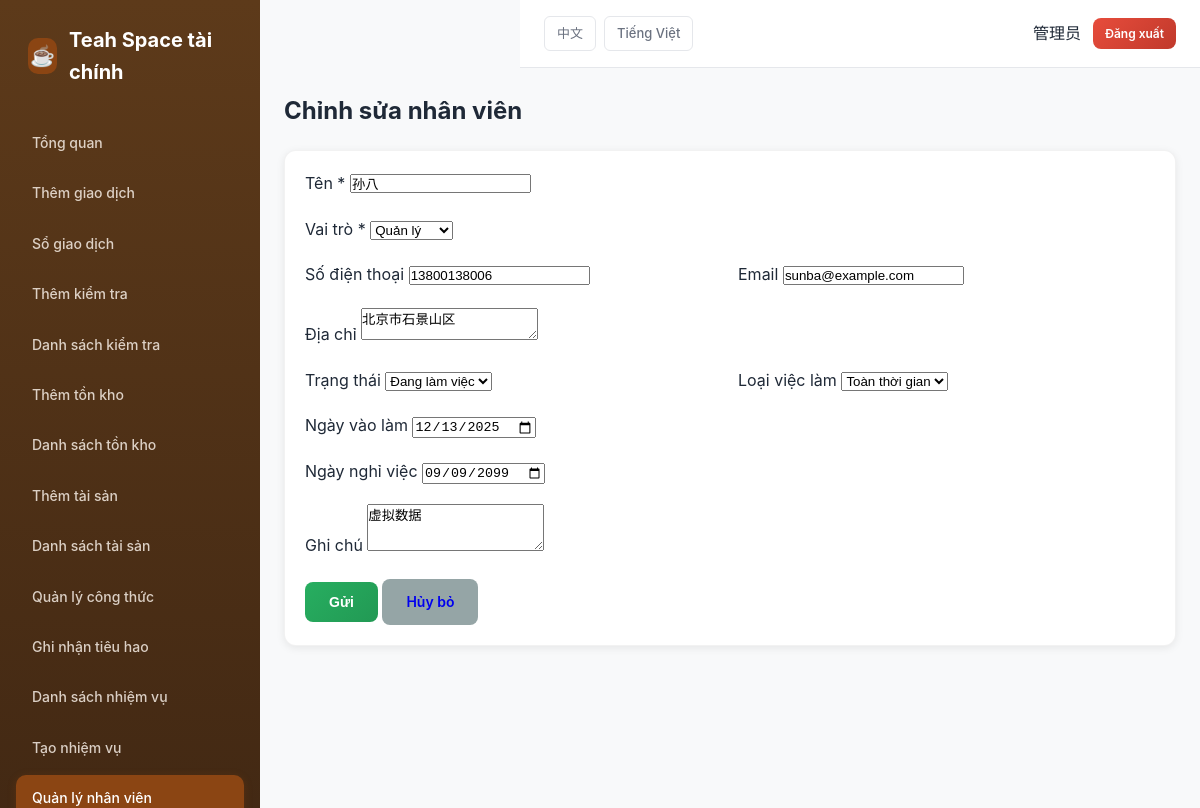
/index.php?r=employees/edit&id=6 (signed in), run on the app's committed database.
### tables this page shows
CREATE TABLE IF NOT EXISTS users (
  id INT AUTO_INCREMENT PRIMARY KEY,
  username VARCHAR(64) NOT NULL UNIQUE COMMENT '用户名',
  password_hash VARCHAR(255) NOT NULL COMMENT '密码哈希',
  display_name VARCHAR(64) NOT NULL COMMENT '显示名称',
  role_id INT NOT NULL COMMENT '角色ID',
  is_active TINYINT(1) NOT NULL DEFAULT 1 COMMENT '是否激活',
  created_at TIMESTAMP DEFAULT CURRENT_TIMESTAMP COMMENT '创建时间',
  updated_at TIMESTAMP DEFAULT CURRENT_TIMESTAMP ON UPDATE CURRENT_TIMESTAMP COMMENT '更新时间',
  CONSTRAINT fk_users_role FOREIGN KEY (role_id) REFERENCES roles(id) ON DELETE RESTRICT,
  INDEX idx_username (username),
  INDEX idx_role (role_id)
);

CREATE TABLE IF NOT EXISTS employees (
  id INT AUTO_INCREMENT PRIMARY KEY,
  name VARCHAR(128) NOT NULL COMMENT '姓名',
  role_id INT NOT NULL COMMENT '角色ID',
  phone VARCHAR(32) NULL COMMENT '联系电话',
  email VARCHAR(128) NULL COMMENT '邮箱',
  address TEXT NULL COMMENT '地址',
  status ENUM('active','inactive','resigned') NOT NULL DEFAULT 'active' COMMENT '状态：在职/离职/已辞职',
  employment_type ENUM('full_time','part_time') NOT NULL DEFAULT 'full_time' COMMENT '雇佣类型：全职/兼职',
  hire_date DATE NULL COMMENT '入职时间',
  resign_date DATE NULL COMMENT '离职时间',
  note TEXT NULL COMMENT '备注',
  created_by INT NOT NULL COMMENT '创建人ID',
  created_at TIMESTAMP DEFAULT CURRENT_TIMESTAMP COMMENT '创建时间',
  updated_at TIMESTAMP DEFAULT CURRENT_TIMESTAMP ON UPDATE CURRENT_TIMESTAMP COMMENT '更新时间',
  CONSTRAINT fk_employees_role FOREIGN KEY (role_id) REFERENCES roles(id) ON DELETE RESTRICT,
  CONSTRAINT fk_employees_created_by FOREIGN KEY (created_by) REFERENCES users(id) ON DELETE RESTRICT,
  INDEX idx_employees_status (status),
  INDEX idx_employees_role (role_id),
  INDEX idx_employees_hire_date (hire_date)
);

CREATE TABLE IF NOT EXISTS roles (
  id INT AUTO_INCREMENT PRIMARY KEY,
  `key` VARCHAR(32) NOT NULL UNIQUE COMMENT '角色标识：owner/manager/accountant/staff',
  name_zh VARCHAR(64) NOT NULL COMMENT '中文名称',
  name_vi VARCHAR(64) NOT NULL COMMENT '越南语名称',
  INDEX idx_key (`key`)
);

### app/controllers/EmployeeController.php (called while the page is built, shortened)
<?php
require_once __DIR__ . '/../core/Auth.php';
require_once __DIR__ . '/../models/Employee.php';
require_once __DIR__ . '/../core/DB.php';
class EmployeeController {
  public function edit() {
    $id = $_GET['id'] ?? null;
    $employee = Employee::find($id);
    $roles = DB::conn()->query("SELECT id, `key`, name_zh, name_vi FROM roles ORDER BY id ASC")->fetchAll();
    include __DIR__ . '/../views/employees/edit.php';
  }
}

### app/core/Router.php (called while the page is built, shortened)
<?php
class Router {
  public static function dispatch() {
    $defaultRoute = 'reports/dashboard';
    $r = $_GET['r'] ?? $defaultRoute;
    [$controller, $action] = array_pad(explode('/', $r), 2, 'index');
    $obj = new $controller;
    call_user_func([$obj, $action]);
  }
}

### public/index.php (called while the page is built, shortened)
<?php
require_once __DIR__ . '/../app/config/db.php';
require_once __DIR__ . '/../app/core/DB.php';
require_once __DIR__ . '/../app/core/Router.php';
require_once __DIR__ . '/../app/core/Auth.php';
require_once __DIR__ . '/../app/core/I18n.php';
Router::dispatch();

### app/core/I18n.php (called while the page is built, shortened)
<?php
class I18n {
  private static $lang = [];
  private static $current = 'vi';
  public static function init() {
    self::$current = $_SESSION['lang'] ?? 'vi';
    $langFile = __DIR__ . "/../../lang/" . self::$current . ".php";
    if (file_exists($langFile)) {
      self::$lang = require $langFile;
    } else {
      self::$lang = [];
    }
  }
  public static function t($key) {
    return self::$lang[$key] ?? $key;
  }
  public static function current() {
    return self::$current;
  }
}
function __($key) {
  return I18n::t($key);
}

### app/core/Auth.php (called while the page is built, shortened)
<?php
require_once __DIR__ . '/../models/User.php';
class Auth {
  public static function check() {
    return isset($_SESSION['user_id']);
  }
  public static function user() {
    return User::find($_SESSION['user_id']);
  }
}

### app/core/DB.php (called while the page is built)
<?php
class DB {
  private static $conn = null;
  public static function conn() {
    if (self::$conn === null) {
      $config = require __DIR__ . '/../config/db.php';
      try {
        $dsn = "mysql:host={$config['host']};dbname={$config['dbname']};charset={$config['charset']}";
        self::$conn = new PDO($dsn, $config['user'], $config['pass'], [
          PDO::ATTR_ERRMODE => PDO::ERRMODE_EXCEPTION,
          PDO::ATTR_DEFAULT_FETCH_MODE => PDO::FETCH_ASSOC,
          PDO::ATTR_EMULATE_PREPARES => false,
        ]);
      } catch (PDOException $e) {
        die('Database connection failed: ' . $e->getMessage());
      }
    }
    return self::$conn;
  }
}

### app/models/User.php (called while the page is built, shortened)
<?php
require_once __DIR__ . '/../core/DB.php';
class User {
  public static function find($id) {
    $stmt = DB::conn()->prepare("
      SELECT u.*, r.`key` as role_key, r.name_zh as role_name_zh, r.name_vi as role_name_vi
      FROM users u
      JOIN roles r ON u.role_id = r.id
      WHERE u.id = ?
    ");
    $stmt->execute([$id]);
    return $stmt->fetch();
  }
}

### app/models/Employee.php (called while the page is built, shortened)
<?php
require_once __DIR__ . '/../core/DB.php';
class Employee {
  public static function find($id) {
    $stmt = DB::conn()->prepare("
      SELECT e.*,
        r.name_zh as role_name_zh, r.name_vi as role_name_vi,
        u.display_name as creator_name
      FROM employees e
      LEFT JOIN roles r ON e.role_id = r.id
      LEFT JOIN users u ON e.created_by = u.id
      WHERE e.id = ?
    ");
    $stmt->execute([$id]);
    return $stmt->fetch();
  }
}

### app/views/employees/edit.php (the view, shortened to what this page needs)
<?php
include __DIR__ . '/../layout/header.php';
?>
<h2 style="margin-bottom: 20px;"><?= __('employee.edit') ?></h2>
<div class="card">
  <form method="post">
    <div class="form-group">
      <label><?= __('employee.name') ?> *</label>
      <input type="text" name="name" value="<?= htmlspecialchars($_POST['name'] ?? $employee['name']) ?>" required>
    </div>
    <div class="form-group">
      <label><?= __('employee.role') ?> *</label>
      <select name="role_id" required>
        <?php
        $lang = I18n::current();
        foreach ($roles as $r):
          $name = $lang === 'zh' ? $r['name_zh'] : $r['name_vi'];
        ?>
        <option value="<?= $r['id'] ?>" <?= ($_POST['role_id'] ?? $employee['role_id']) == $r['id'] ? 'selected' : '' ?>>
          <?= htmlspecialchars($name) ?>
        </option>
        <?php endforeach; ?>
      </select>
    </div>
    <div style="display: grid; grid-template-columns: 1fr 1fr; gap: 16px;">
      <div class="form-group">
        <label><?= __('employee.phone') ?></label>
        <input type="text" name="phone" value="<?= htmlspecialchars($_POST['phone'] ?? $employee['phone'] ?? '') ?>">
      </div>
      <div class="form-group">
        <label><?= __('employee.email') ?></label>
        <input type="email" name="email" value="<?= htmlspecialchars($_POST['email'] ?? $employee['email'] ?? '') ?>">
      </div>
    </div>
    <div class="form-group">
      <label><?= __('employee.address') ?></label>
      <textarea name="address" rows="2"><?= htmlspecialchars($_POST['address'] ?? $employee['address'] ?? '') ?></textarea>
    </div>
    <div style="display: grid; grid-template-columns: 1fr 1fr; gap: 16px;">
      <div class="form-group">
        <label><?= __('employee.status') ?></label>
        <select name="status">
          <option value="active" <?= ($_POST['status'] ?? $employee['status']) === 'active' ? 'selected' : '' ?>>
            <?= __('employee.status_active') ?>
          </option>
        </select>
      </div>
      <div class="form-group">
        <label><?= __('employee.employment_type') ?></label>
        <select name="employment_type">
          <option value="full_time" <?= ($_POST['employment_type'] ?? ($employee['employment_type'] ?? 'full_time')) === 'full_time' ? 'selected' : '' ?>>
            <?= __('employee.employment_type_full_time') ?>
          </option>
        </select>
      </div>
    </div>
    <div class="form-group">
      <label><?= __('employee.hire_date') ?></label>
      <input type="date" name="hire_date" value="<?= htmlspecialchars($_POST['hire_date'] ?? ($employee['hire_date'] ?? '')) ?>">
    </div>
    <div class="form-group">
      <label><?= __('employee.resign_date') ?></label>
      <input type="date" name="resign_date" value="<?= htmlspecialchars($_POST['resign_date'] ?? ($employee['resign_date'] ?? '')) ?>">
    </div>
    <div class="form-group">
      <label><?= __('field.note') ?></label>
      <textarea name="note" rows="3"><?= htmlspecialchars($_POST['note'] ?? $employee['note'] ?? '') ?></textarea>
    </div>
    <div style="margin-top: 20px;">
      <button type="submit" class="btn btn-success"><?= __('btn.submit') ?></button>
      <a href="/index.php?r=employees/list" class="btn" style="background: #95a5a6;"><?= __('btn.cancel') ?></a>
    </div>
  </form>
</div>
<?php include __DIR__ . '/../layout/footer.php'; ?>

### app/views/layout/header.php (shortened to what this page needs)
<!doctype html>
<html lang="<?= I18n::current() ?>">
<head>
<link rel="stylesheet" href="/assets/css/pc-style.css">
</head>
<body>
<?php if (Auth::check()): ?>
<div class="layout">
  <aside class="sidebar">
    <div class="brand">
      <div class="brand-icon">☕</div>
      <span><?= __('app.name') ?></span>
    </div>
    <nav class="nav-vertical">
      <?php if (Auth::user()['role_key'] === 'manager'): ?>
      <a href="/index.php?r=manager/dashboard" class="<?= ($_GET['r'] ?? '') === 'manager/dashboard' ? 'active' : '' ?>">
        <?= __('manager.dashboard') ?>
      </a>
      <?php else: ?>
      <a href="/index.php?r=reports/dashboard" class="<?= ($_GET['r'] ?? '') === 'reports/dashboard' ? 'active' : '' ?>">
        <?= __('nav.dashboard') ?>
      </a>
      <?php endif; ?>
      <a href="/index.php?r=transactions/create" class="<?= ($_GET['r'] ?? '') === 'transactions/create' ? 'active' : '' ?>">
        <?= __('nav.add') ?>
      </a>
      <a href="/index.php?r=transactions/list" class="<?= ($_GET['r'] ?? '') === 'transactions/list' ? 'active' : '' ?>">
        <?= __('nav.list') ?>
      </a>
      <?php if (in_array(Auth::user()['role_key'], ['owner', 'manager', 'accountant'])): ?>
      <a href="/index.php?r=inspections/create" class="<?= ($_GET['r'] ?? '') === 'inspections/create' ? 'active' : '' ?>">
        <?= __('nav.inspections_create') ?>
      </a>
      <a href="/index.php?r=inspections/list" class="<?= ($_GET['r'] ?? '') === 'inspections/list' ? 'active' : '' ?>">
        <?= __('nav.inspections') ?>
      </a>
      <a href="/index.php?r=materials/create" class="<?= ($_GET['r'] ?? '') === 'materials/create' ? 'active' : '' ?>">
        <?= __('nav.materials_create') ?>
      </a>
      <a href="/index.php?r=materials/list" class="<?= ($_GET['r'] ?? '') === 'materials/list' ? 'active' : '' ?>">
        <?= __('nav.materials_list') ?>
      </a>
      <a href="/index.php?r=assets/create" class="<?= ($_GET['r'] ?? '') === 'assets/create' ? 'active' : '' ?>">
        <?= __('nav.assets_create') ?>
      </a>
      <a href="/index.php?r=assets/list" class="<?= ($_GET['r'] ?? '') === 'assets/list' ? 'active' : '' ?>">
        <?= __('nav.assets_list') ?>
      </a>
      <a href="/index.php?r=drinks/recipes" class="<?= ($_GET['r'] ?? '') === 'drinks/recipes' ? 'active' : '' ?>">
        <?= __('nav.recipes') ?>
      </a>
      <a href="/index.php?r=drinks/consume" class="<?= ($_GET['r'] ?? '') === 'drinks/consume' ? 'active' : '' ?>">
        <?= __('nav.consume') ?>
      </a>
      <?php endif; ?>
      <a href="/index.php?r=tasks/list" class="<?= strpos($_GET['r'] ?? '', 'tasks') === 0 ? 'active' : '' ?>">
        <?= __('task.list') ?>
      </a>
      <?php if (in_array(Auth::user()['role_key'], ['owner', 'manager'])): ?>
      <a href="/index.php?r=tasks/create" class="<?= ($_GET['r'] ?? '') === 'tasks/create' ? 'active' : '' ?>">
        <?= __('task.create') ?>
      </a>
      <?php endif; ?>
      <?php if (in_array(Auth::user()['role_key'], ['owner', 'manager', 'accountant'])): ?>
      <a href="/index.php?r=employees/list" class="<?= strpos($_GET['r'] ?? '', 'employees') === 0 ? 'active' : '' ?>">
        <?= __('employee.list') ?>
      </a>
      <?php endif; ?>
    </nav>
  </aside>
  <div class="main" style="flex: 1; min-width: 0;">
    <div class="topbar">
      <div class="lang-switch">
        <a href="?<?= http_build_query(array_merge($_GET, ['lang' => 'zh'])) ?>">中文</a>
        <a href="?<?= http_build_query(array_merge($_GET, ['lang' => 'vi'])) ?>">Tiếng Việt</a>
      </div>
      <div class="user-box">
        <span><?= htmlspecialchars(Auth::user()['display_name']) ?></span>
        <a href="/index.php?r=auth/logout" class="btn btn-danger" style="padding: 6px 12px; font-size: 12px;">
          <?= __('nav.logout') ?>
        </a>
      </div>
    </div>
    <div class="container">
<?php else: ?>
<div class="container">
<?php endif; ?>

### public/assets/css/pc-style.css (style rules this page uses)
*, *::before, *::after { margin: 0; padding: 0; box-sizing: border-box; }
html { font-size: 16px; -webkit-font-smoothing: antialiased; -moz-osx-font-smoothing: grayscale; }
body { font-family: -apple-system, BlinkMacSystemFont, 'Segoe UI', 'Noto Sans SC', Roboto, 'Helvetica Neue', Arial, sans-serif; background: #F8F9FA; color: #1F2937; line-height: 1.6; }
.layout { display: flex; min-height: 100vh; }
.sidebar { width: 260px; background: linear-gradient(180deg, #5D3A1A 0%, #3D2512 100%); color: #FFF8F0; padding: 24px 16px; display: flex; flex-direction: column; min-height: 100vh; position: fixed; left: 0; top: 0; z-index: 100; }
.sidebar .brand { font-size: 20px; font-weight: 700; color: #FFFFFF; margin-bottom: 32px; padding: 0 12px; display: flex; align-items: center; gap: 12px; }
.sidebar .brand-icon { width: 36px; height: 36px; background: #8B4513; border-radius: 10px; display: flex; align-items: center; justify-content: center; font-size: 20px; }
.nav-vertical { display: flex; flex-direction: column; gap: 4px; }
.nav-vertical a { display: flex; align-items: center; gap: 12px; padding: 12px 16px; border-radius: 10px; color: rgba(255, 248, 240, 0.8); text-decoration: none; font-size: 14px; font-weight: 500; transition: all 0.2s ease; }
.nav-vertical a.active { background: #8B4513; color: #FFFFFF; box-shadow: 0 2px 8px rgba(139, 69, 19, 0.3); }
.topbar { background: #FFFFFF; padding: 16px 24px; display: flex; align-items: center; justify-content: space-between; border-bottom: 1px solid #E5E7EB; position: sticky; top: 0; z-index: 50; margin-left: 260px; }
.topbar .lang-switch { display: flex; gap: 8px; }
.topbar .lang-switch a { padding: 6px 12px; border-radius: 6px; font-size: 13px; font-weight: 500; border: 1px solid #E5E7EB; background: #FFFFFF; color: #6B7280; text-decoration: none; cursor: pointer; transition: all 0.2s ease; }
.topbar .user-box { display: flex; align-items: center; gap: 12px; }
.topbar .user-box span { font-weight: 500; color: #1F2937; }
.main { flex: 1; min-width: 0; margin-left: 260px; }
.container { max-width: 1400px; margin: 0 auto; padding: 24px; background: #F8F9FA; min-height: calc(100vh - 60px); }
.card { background: #FFFFFF; border-radius: 12px; padding: 20px; margin-bottom: 20px; box-shadow: 0 2px 8px rgba(0, 0, 0, 0.08); border: 1px solid rgba(0, 0, 0, 0.05); transition: box-shadow 0.2s ease; }
.btn { display: inline-block; padding: 12px 24px; border-radius: 8px; border: none; font-weight: 600; font-size: 14px; cursor: pointer; transition: all 0.2s ease; text-decoration: none; text-align: center; }
.btn-success { background: linear-gradient(135deg, #27AE60 0%, #229954 100%); color: #FFFFFF; }
.btn-danger { background: linear-gradient(135deg, #E74C3C 0%, #C0392B 100%); color: #FFFFFF; }
.form-group { margin-bottom: 20px; }

### data on the page
users: display_name "管理员"
employees: name "孙八", role_id "Quản lý", phone "13800138006", email "sunba@example.com", address "北京市石景山区", status "Đang làm việc", employment_type "Toàn thời gian", hire_date "12/13/2025", resign_date "09/09/2099", note "虚拟数据"

### other printed values
__('app.name') "Teah Space tài chính"
__('nav.dashboard') "Tổng quan"
__('nav.add') "Thêm giao dịch"
__('nav.list') "Sổ giao dịch"
__('nav.inspections_create') "Thêm kiểm tra"
__('nav.inspections') "Danh sách kiểm tra"
__('nav.materials_create') "Thêm tồn kho"
__('nav.materials_list') "Danh sách tồn kho"
__('nav.assets_create') "Thêm tài sản"
__('nav.assets_list') "Danh sách tài sản"
__('nav.recipes') "Quản lý công thức"
__('nav.consume') "Ghi nhận tiêu hao"
__('task.list') "Danh sách nhiệm vụ"
__('task.create') "Tạo nhiệm vụ"
__('employee.list') "Quản lý nhân viên"
